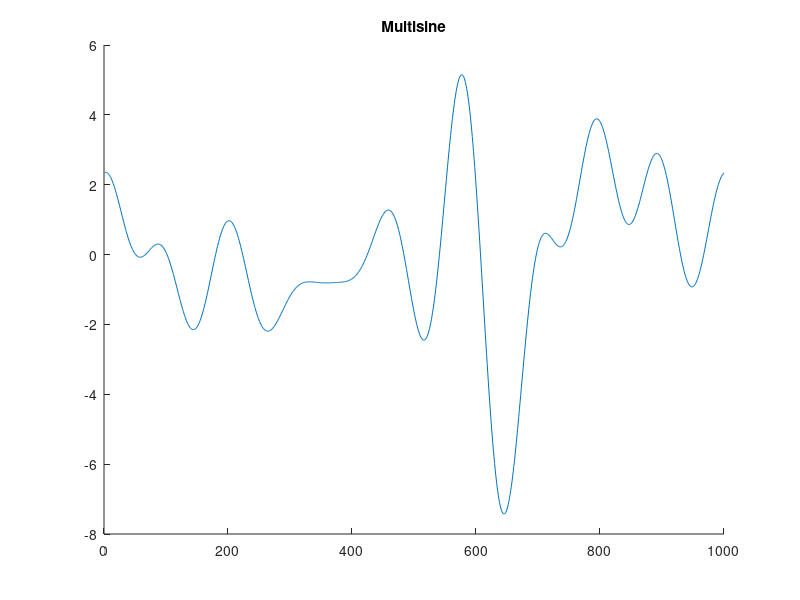
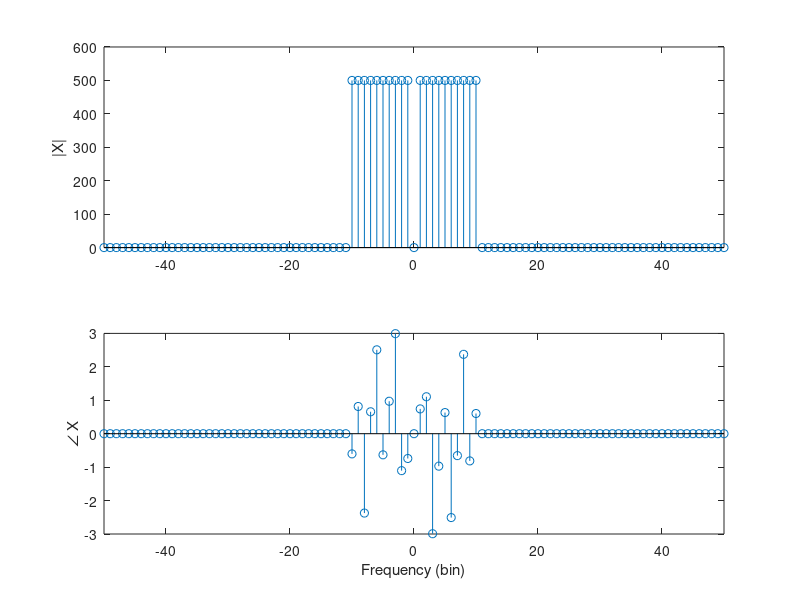
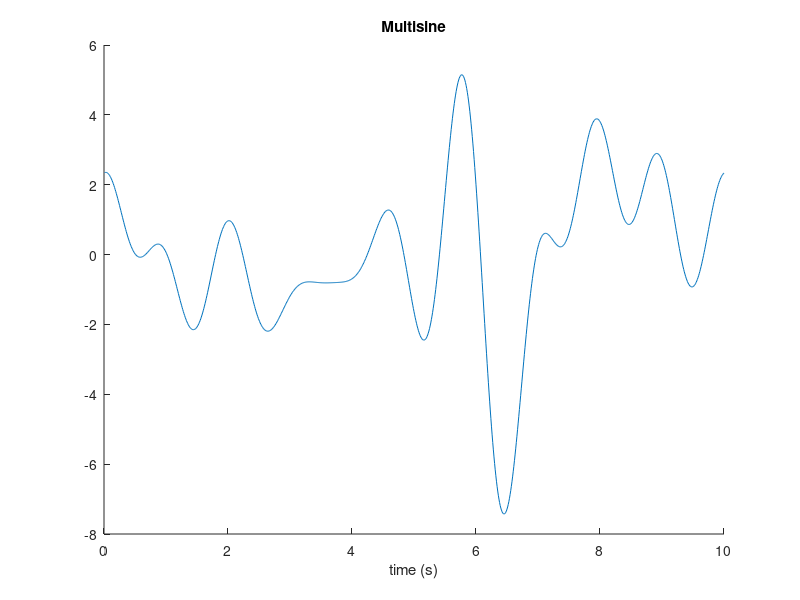
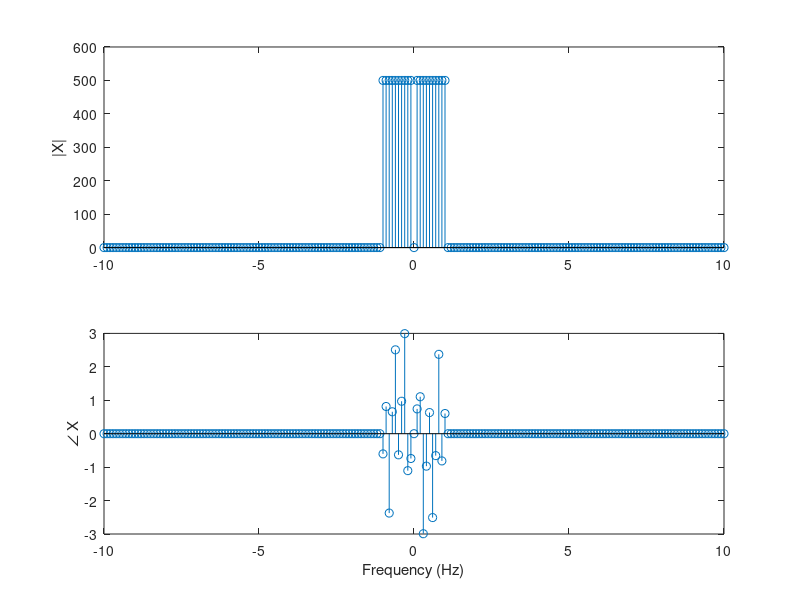

MATLAB code to generate these figures, in order:
close all; clear;clc;

% Time domain construction of a multisine

% TASK 3.1. Time domain random phase multisine

N = 1000;   % Number of samples
K = 10;     % Number of excited frequencies

k = 1:N;
m = 1:K;

mn = m'.*k;

phi = 2*pi*rand([K,1]);     % phi is between 0 and 2pi

multisine = cos(2*pi*mn/N + phi);
multisine = sum(multisine,1);

% DFT of the multisine
multisine_fft = fft(multisine,[],2);
tresh = 10^(-10);
multisine_fft(abs(multisine_fft)<tresh) = 0;
multisine_fft = fftshift(multisine_fft);

fq = -N/2:N/2 -1;

figure; hold on;
plot(multisine.');
title('Multisine');

figure; hold on;
subplot(2,1,1);
stem(fq,abs(multisine_fft));
ylabel('|X|');
xlim([-50,50]);
subplot(2,1,2);
stem(fq,angle(multisine_fft));
ylabel('\angle X');
xlabel('Frequency (bin)');
xlim([-50,50]);

%% TASK 0.3.2. Frequency axis in Hz.

fs =100;

figure; hold on;
plot(k/fs,multisine.');
title('Multisine');
xlabel('time (s)')

figure; hold on;
subplot(2,1,1);
stem(fq*fs/N,abs(multisine_fft));
ylabel('|X|');
xlim([-10,10]);
subplot(2,1,2);
stem(fq*fs/N,angle(multisine_fft));
ylabel('\angle X');
xlabel('Frequency (Hz)');
xlim([-10,10]);

%% TASK 0.3.3. Excite specific frequency lines

omega = [4, 8, 12, 16, 20, 24];
omega = 2*pi*omega;
fs =200;
K = 6;
phi = 2*pi*rand([K,1]);     % phi is between 0 and 2pi
omegan = omega'.*k;

multisine = cos(omegan/fs + phi);
multisine = sum(multisine,1);

% DFT of the multisine
multisine_fft = fft(multisine,[],2);
tresh = 10^(-10);
multisine_fft(abs(multisine_fft)<tresh) = 0;
multisine_fft = fftshift(multisine_fft);

t = k/fs;

figure; hold on;
plot(t,multisine.');
title('Multisine');
xlabel('time (s)')

figure; hold on;
subplot(2,1,1);
stem(fq*fs/N,abs(multisine_fft));
ylabel('|X|');
xlim([-30,30]);
subplot(2,1,2);
stem(fq*fs/N,angle(multisine_fft));
ylabel('\angle X');
xlabel('Frequency (Hz)');
xlim([-30,30]);